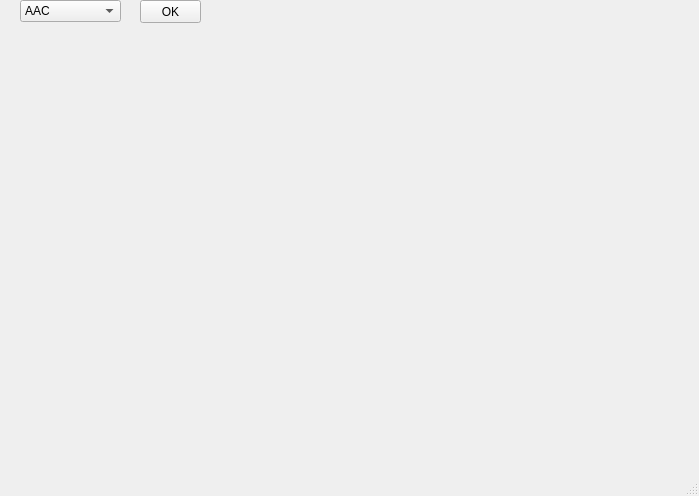
<?xml version="1.0" encoding="UTF-8"?>
<ui version="4.0">
 <class>extract_vis</class>
 <widget class="QMainWindow" name="extract_vis">
  <property name="geometry">
   <rect>
    <x>0</x>
    <y>0</y>
    <width>699</width>
    <height>496</height>
   </rect>
  </property>
  <property name="windowTitle">
   <string>MainWindow</string>
  </property>
  <widget class="QWidget" name="centralwidget">
   <widget class="QWidget" name="widget" native="true">
    <property name="geometry">
     <rect>
      <x>20</x>
      <y>30</y>
      <width>661</width>
      <height>411</height>
     </rect>
    </property>
   </widget>
   <widget class="QComboBox" name="comboBox">
    <property name="geometry">
     <rect>
      <x>20</x>
      <y>0</y>
      <width>101</width>
      <height>22</height>
     </rect>
    </property>
    <item>
     <property name="text">
      <string>AAC</string>
     </property>
    </item>
    <item>
     <property name="text">
      <string>CKSAAP</string>
     </property>
    </item>
    <item>
     <property name="text">
      <string>N5C5_AAC</string>
     </property>
    </item>
   </widget>
   <widget class="QPushButton" name="pushButton">
    <property name="geometry">
     <rect>
      <x>140</x>
      <y>0</y>
      <width>61</width>
      <height>23</height>
     </rect>
    </property>
    <property name="text">
     <string>OK</string>
    </property>
   </widget>
  </widget>
  <widget class="QMenuBar" name="menubar">
   <property name="geometry">
    <rect>
     <x>0</x>
     <y>0</y>
     <width>699</width>
     <height>23</height>
    </rect>
   </property>
  </widget>
  <widget class="QStatusBar" name="statusbar"/>
 </widget>
 <resources/>
 <connections/>
</ui>
